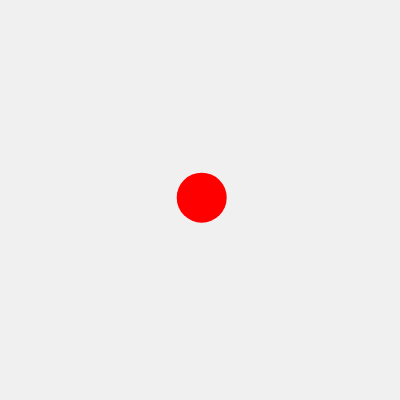
Frame 1 (no input)
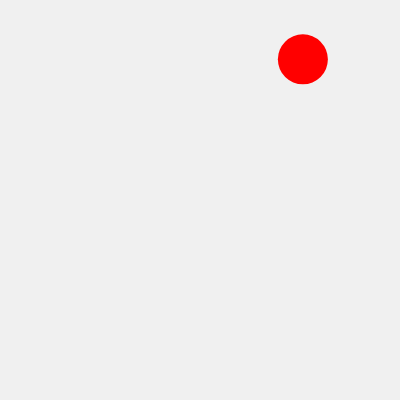
Frame 60 (no input)
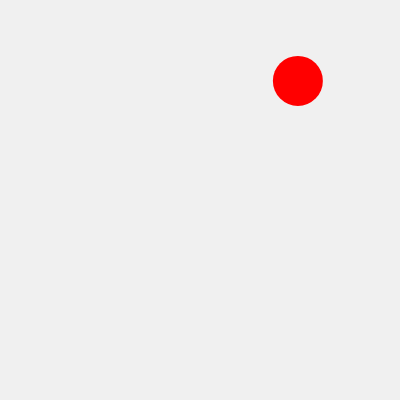
Frame 120 (the mouse pressed at the canvas centre since frame 60)

The p5.js sketch that drew these frames (run headless with seeded random() and noise() and a simulated clock; from frame 60 on, the mouse is pressed at the canvas centre):

// p5.js sketch
// ── sketch.js
// --- Variables de la Pelota ---
let x, y;          // Posición
let xSpeed, ySpeed; // Velocidad
let radio = 25;    // Radio (mitad del diámetro)

// --- SETUP (se ejecuta una vez) ---
function setup() {
  createCanvas(400, 400); // El lienzo
  
  // Posición inicial (centro)
  x = width / 2;
  y = height / 2;
  
  // Velocidad inicial aleatoria
  xSpeed = random(-4, 4);
  ySpeed = random(-4, 4);
}

// --- DRAW (se ejecuta en bucle) ---
function draw() {
  background(240); // Fondo gris claro

  // 1. Mover la pelota
  x = x + xSpeed;
  y = y + ySpeed;

  // 2. Comprobar rebotes en los bordes
  // Si golpea el borde derecho O el izquierdo
  if (x > width - radio || x < radio) {
    xSpeed = xSpeed * -1; // Invertir velocidad X
  }
  // Si golpea el borde inferior O el superior
  if (y > height - radio || y < radio) {
    ySpeed = ySpeed * -1; // Invertir velocidad Y
  }

  // 3. Dibujar la pelota
  fill(255, 0, 0); // Color rojo
  noStroke();
  ellipse(x, y, radio * 2, radio * 2); // Diámetro = radio * 2
}

// --- INTERACCIÓN ---
// Se ejecuta cada vez que haces clic
function mousePressed() {
  // Le da una nueva velocidad aleatoria
  xSpeed = random(-5, 5);
  ySpeed = random(-5, 5);
}
